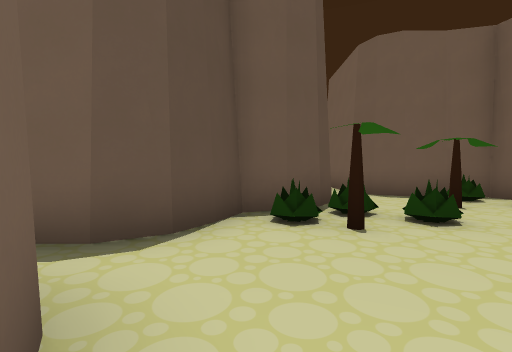
view 1 (above)

15 first-person views from a walk through a 3-D level made in the Godot game engine. The camera is 1.4 m above the floor, tilts 2° down and sees 85° across. The floor is counted in squares, 2 m on a side. Each view is taken from the middle of a square. On the plan, view 1 faces up. The plan holds only what a view shows up to about 9 squares ahead; the rest is blank. Characters and animated objects are left out.

view 2
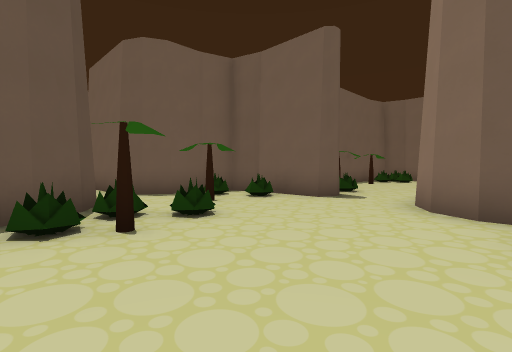

view 3
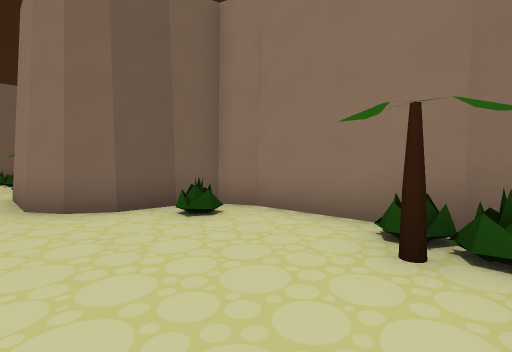

view 4
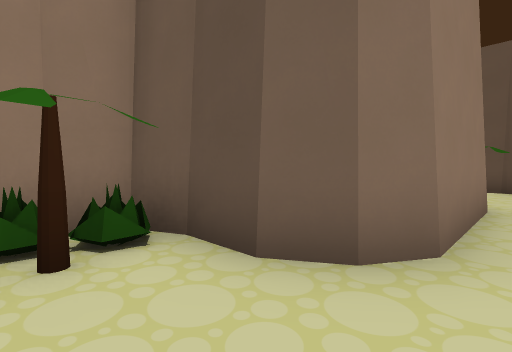

view 5
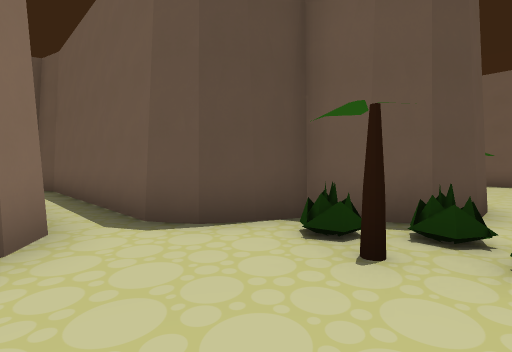

view 6
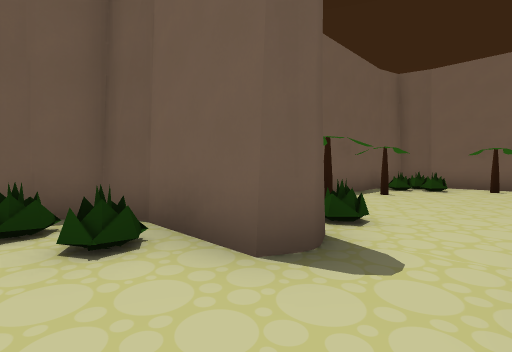

view 7
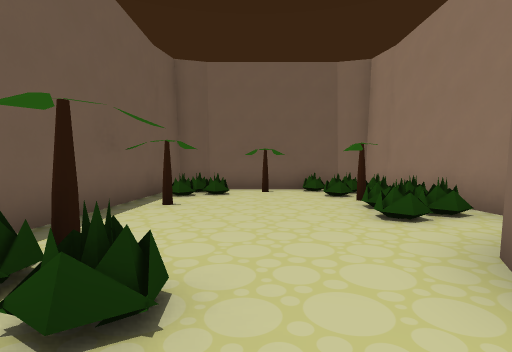

view 8
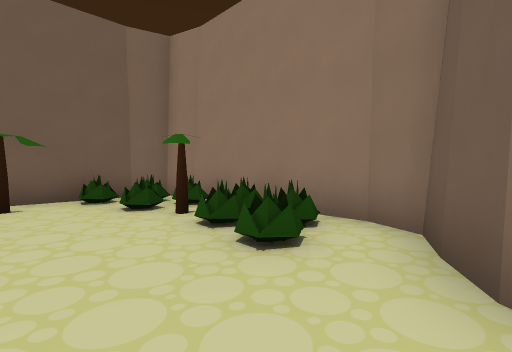

view 9
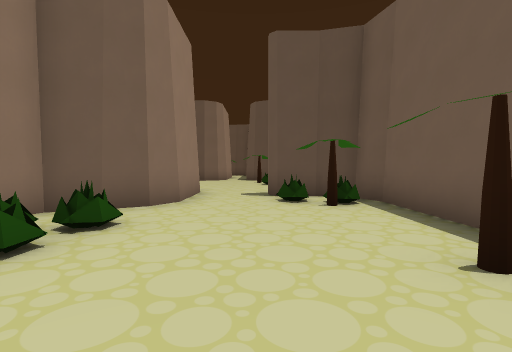

view 10
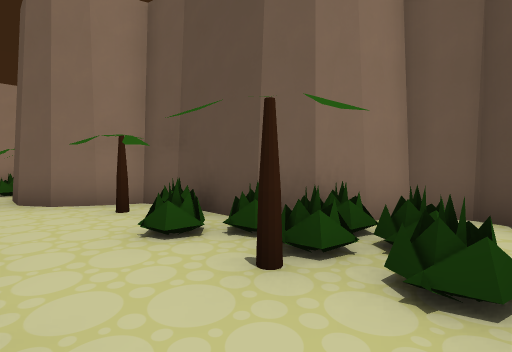

view 11
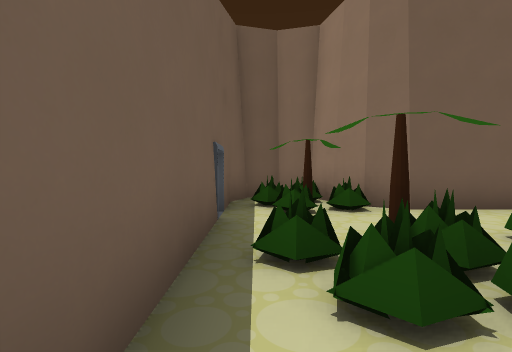

view 12
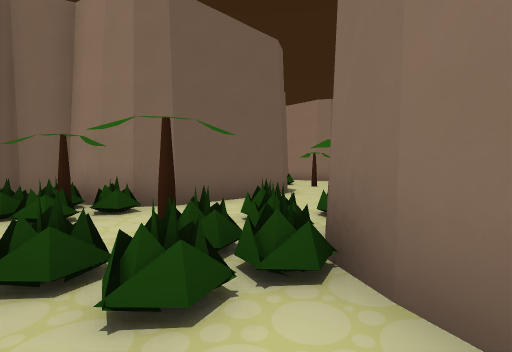

view 13
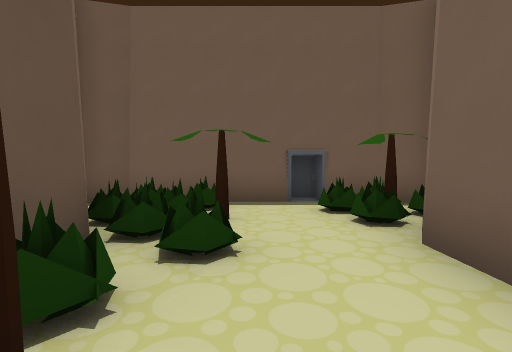

view 14
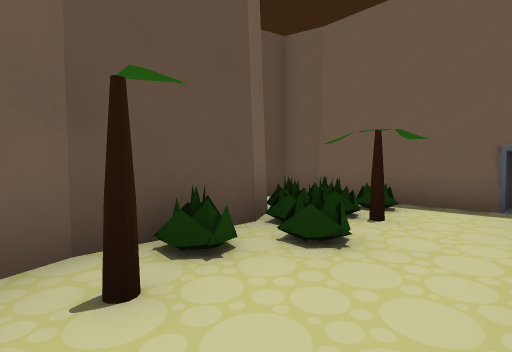

view 15
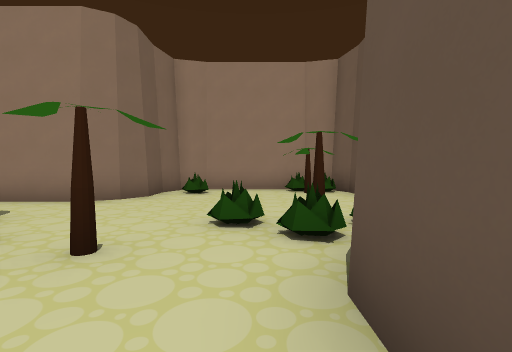

### Floor plan
Ten units are one square. View 1 is at (0, 0); x grows to the right and y downward. Boxes are objects, and circles mark ways between rooms. Rooms are numbered by the first view taken in them; rooms with no view inside come last. Other rooms are left out.
<svg viewBox="-65 -148 215 168">
<path fill="none" stroke="#000" d="M-5 -35 -9 -29 -15 -25 -55 -25M6 -46 -2 -42 -6 -34M65 -35 60 -33 55 -35 55 -55 52 -62 45 -65 35 -65 29 -69 25 -75M11 -71 15 -65 15 -55 11 -49 4 -45M-45 -15 -15 -15 -9 -11 -5 -5 -5 5 -2 12 5 15 35 15 42 12 45 5 45 -5 49 -11 55 -15 65 -15M84 -5 88 2 95 5 135 5 142 2 145 -5 145 -45 142 -52 135 -55 75 -55 68 -52 65 -45 65 -35M65 -15 75 -15 81 -11 85 -4M34 -114 42 -118 45 -125 42 -132 35 -135 23 -135 23 -143 17 -143 17 -135 -15 -135 -22 -132 -25 -125 -22 -118 -10 -112M-16 -115 -9 -111 -5 -105 -5 -85 -2 -78 6 -74M4 -75 11 -71M25 -75 25 -105 29 -111 35 -115"/>
<rect x="-5" y="5" width="10" height="10" fill="#bbb"><title>plant</title></rect>
<rect x="5" y="5" width="10" height="10" fill="#bbb"><title>plant</title></rect>
<rect x="5" y="-5" width="10" height="10" fill="#bbb"><title>tree</title></rect>
<rect x="5" y="-35" width="10" height="10" fill="#bbb"><title>plant</title></rect>
<rect x="5" y="-45" width="10" height="10" fill="#bbb"><title>plant</title></rect>
<rect x="15" y="-35" width="10" height="10" fill="#bbb"><title>tree</title></rect>
<rect x="15" y="-45" width="10" height="10" fill="#bbb"><title>plant</title></rect>
<rect x="25" y="-55" width="10" height="10" fill="#bbb"><title>tree</title></rect>
<rect x="35" y="-5" width="10" height="10" fill="#bbb"><title>plant</title></rect>
<rect x="35" y="-65" width="10" height="10" fill="#bbb"><title>plant</title></rect>
<rect x="45" y="-55" width="10" height="10" fill="#bbb"><title>plant</title></rect>
<rect x="75" y="-45" width="10" height="10" fill="#bbb"><title>plant</title></rect>
<rect x="85" y="-45" width="10" height="10" fill="#bbb"><title>tree</title></rect>
<rect x="95" y="-5" width="10" height="10" fill="#bbb"><title>plant</title></rect>
<rect x="95" y="-15" width="10" height="10" fill="#bbb"><title>plant</title></rect>
<rect x="105" y="-5" width="10" height="10" fill="#bbb"><title>plant</title></rect>
<rect x="105" y="-15" width="10" height="10" fill="#bbb"><title>plant</title></rect>
<rect x="105" y="-55" width="10" height="10" fill="#bbb"><title>tree</title></rect>
<rect x="115" y="-15" width="10" height="10" fill="#bbb"><title>plant</title></rect>
<rect x="125" y="-5" width="10" height="10" fill="#bbb"><title>plant</title></rect>
<rect x="125" y="-15" width="10" height="10" fill="#bbb"><title>tree</title></rect>
<rect x="125" y="-45" width="10" height="10" fill="#bbb"><title>plant</title></rect>
<rect x="125" y="-55" width="10" height="10" fill="#bbb"><title>plant</title></rect>
<rect x="135" y="-15" width="10" height="10" fill="#bbb"><title>plant</title></rect>
<rect x="135" y="-35" width="10" height="10" fill="#bbb"><title>tree</title></rect>
<rect x="135" y="-55" width="10" height="10" fill="#bbb"><title>plant</title></rect>
<rect x="-15" y="-125" width="10" height="10" fill="#bbb"><title>plant</title></rect>
<rect x="-5" y="-95" width="10" height="10" fill="#bbb"><title>tree</title></rect>
<rect x="-5" y="-115" width="10" height="10" fill="#bbb"><title>plant</title></rect>
<rect x="-5" y="-125" width="10" height="10" fill="#bbb"><title>plant</title></rect>
<rect x="-5" y="-135" width="10" height="10" fill="#bbb"><title>plant</title></rect>
<rect x="5" y="-95" width="10" height="10" fill="#bbb"><title>plant</title></rect>
<rect x="5" y="-105" width="10" height="10" fill="#bbb"><title>plant</title></rect>
<rect x="5" y="-125" width="10" height="10" fill="#bbb"><title>tree</title></rect>
<rect x="25" y="-125" width="10" height="10" fill="#bbb"><title>plant</title></rect>
<rect x="35" y="-125" width="10" height="10" fill="#bbb"><title>tree</title></rect>
<circle cx="60" cy="-25" r="3" fill="#2a7"/>
<circle cx="20" cy="-70" r="3" fill="#2a7"/>
<text x="20" y="-20">1</text>
<text x="110" y="-30">2</text>
<text x="10" y="-110">3</text>
</svg>
Room 1 opens to room 2. Room 1 opens to room 3.

Where each view was taken, in squares from view 1:
view 1: 0 up, 0 right, facing up
view 2: 0 up, 0 right, facing up-right
view 3: 2 up, 0 right, facing down-right
view 4: 2 up, 1 right, facing down-left
view 5: 1 up, 2 right, facing up-left
view 6: 2 up, 4 right, facing up-right
view 7: 3 up, 6 right, facing right
view 8: 3 up, 8 right, facing down-right
view 9: 3 up, 13 right, facing left
view 10: 13 up, 2 right, facing down-left
view 11: 13 up, 2 left, facing right
view 12: 13 up, 2 left, facing down-right
view 13: 8 up, 1 right, facing up
view 14: 8 up, 2 right, facing up-left
view 15: 7 up, 2 right, facing down
